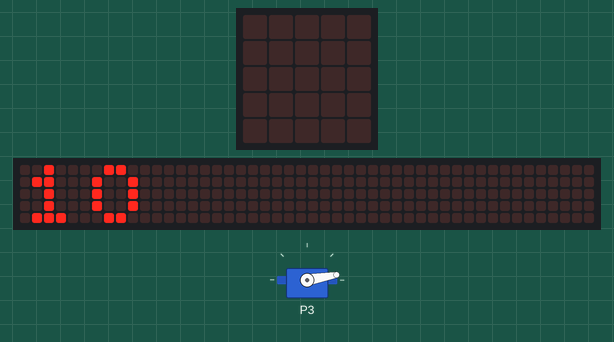
This program was run on a simulated BBC micro:bit (MakeCode). Parts: servo, the board's 5×5 LED display, a strip that is not on the board, showing the scrolling text unrolled. The 48×5 strip is a reading aid, not a part: it shows the text the display is scrolling, unrolled, one strip-width of it at a time.

Above: at 0.25 s.
At 9.01 s:
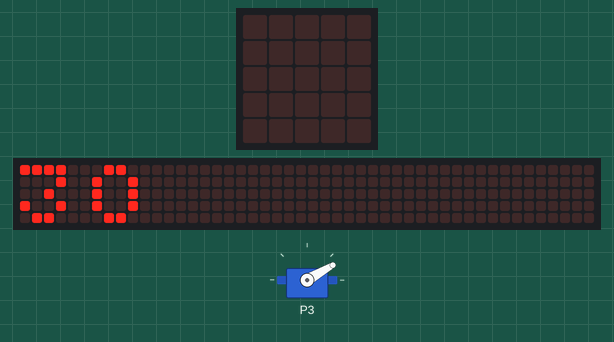
At 18.67 s:
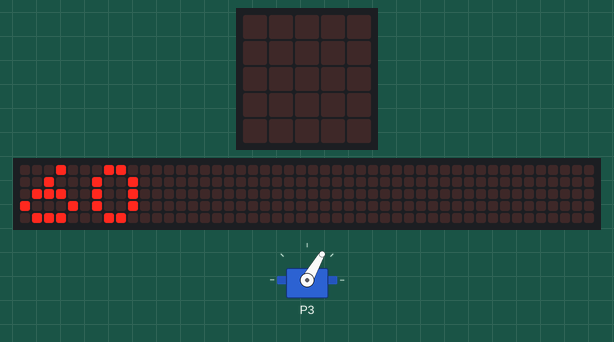
At 36.57 s:
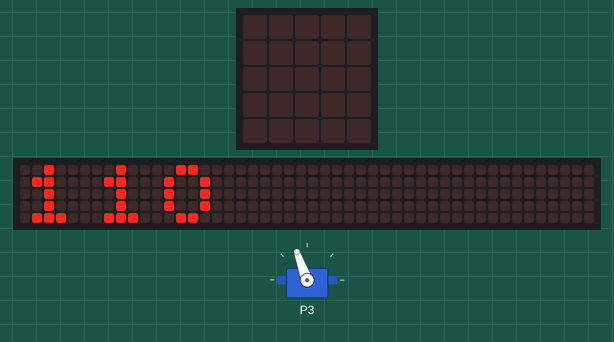
Timing chart, 0 to 38.8 s (numbered marks = the images above):
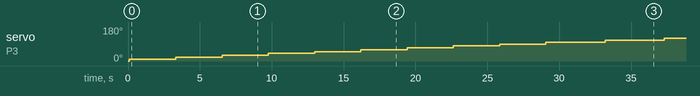

Measured:
- by itself, servo on P3: moves from 0° to 120° over 37.2 s
- what the display in image 1 shows lasts 0.4 s, from 8.8 s to 9.2 s

The program:

main.ts
```typescript
basic.clearScreen()
let servo_num = 0
pins.servoWritePin(AnalogPin.P3, servo_num)
basic.pause(100)
basic.forever(function () {
    servo_num += 10
    if (servo_num > 250) {
        servo_num = 0
    }
    pins.servoWritePin(AnalogPin.P3, servo_num)
    basic.showNumber(servo_num)
    basic.pause(500)
})
```

test.ts
```typescript
// 在這裡測試；當此封包作為擴充功能時，將不會編譯此內容。
```
